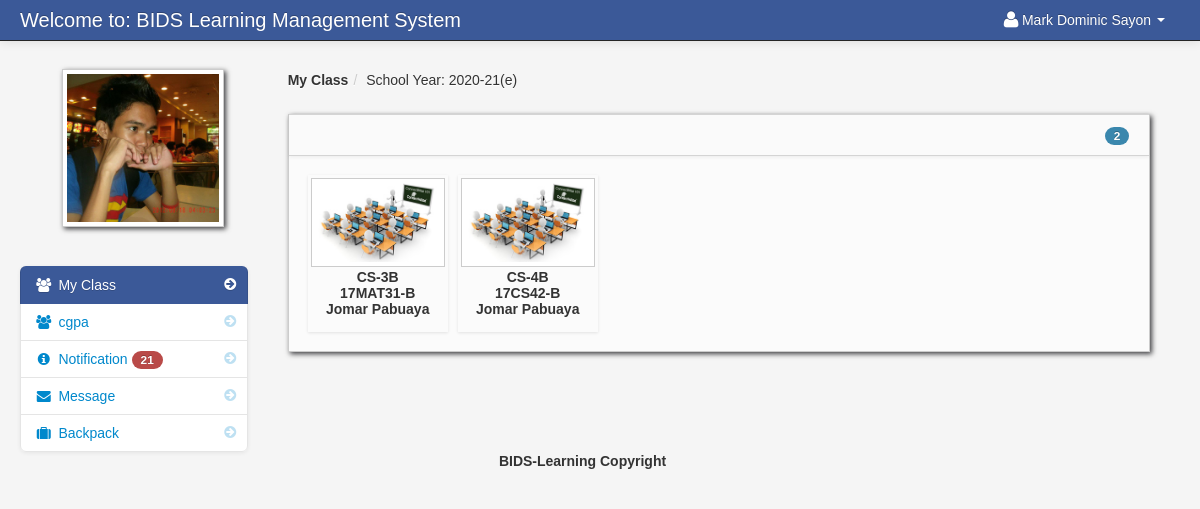
The page /dashboard_student.php (signed in) on the database its author committed.
### tables this page shows
CREATE TABLE `student` (
  `student_id` int(11) NOT NULL,
  `firstname` varchar(100) NOT NULL,
  `lastname` varchar(100) NOT NULL,
  `dob` int(25) NOT NULL,
  `class_id` int(11) NOT NULL,
  `did` int(11) NOT NULL,
  `username` varchar(100) NOT NULL,
  `password` varchar(100) NOT NULL,
  `location` varchar(100) NOT NULL,
  `status` varchar(100) NOT NULL,
  `per_no` varchar(25) NOT NULL,
  `gua_no` varchar(25) NOT NULL,
  `rollno` int(11) NOT NULL,
  `assig_status` int(11) NOT NULL
);

CREATE TABLE `school_year` (
  `school_year_id` int(11) NOT NULL,
  `school_year` varchar(100) NOT NULL
);

CREATE TABLE `teacher_class_student` (
  `teacher_class_student_id` int(11) NOT NULL,
  `teacher_class_id` int(11) NOT NULL,
  `student_id` int(11) NOT NULL,
  `teacher_id` int(11) NOT NULL
);

CREATE TABLE `teacher_class` (
  `teacher_class_id` int(11) NOT NULL,
  `teacher_id` int(11) NOT NULL,
  `class_id` int(11) NOT NULL,
  `subject_id` int(11) NOT NULL,
  `thumbnails` varchar(100) NOT NULL,
  `school_year` varchar(100) NOT NULL,
  `department_id` int(20) NOT NULL
);

CREATE TABLE `class` (
  `class_id` int(11) NOT NULL,
  `class_name` varchar(100) NOT NULL,
  `did` int(20) NOT NULL
);

CREATE TABLE `subject` (
  `subject_id` int(11) NOT NULL,
  `subject_code` varchar(100) NOT NULL,
  `subject_title` varchar(100) NOT NULL,
  `category` varchar(100) NOT NULL,
  `description` longtext NOT NULL,
  `unit` int(11) NOT NULL,
  `Pre_req` varchar(100) NOT NULL,
  `semester` varchar(100) NOT NULL,
  `cid` int(20) NOT NULL
);

CREATE TABLE `teacher` (
  `teacher_id` int(11) NOT NULL,
  `username` varchar(100) NOT NULL,
  `password` varchar(200) NOT NULL,
  `firstname` varchar(100) NOT NULL,
  `lastname` varchar(100) NOT NULL,
  `department_id` int(11) NOT NULL,
  `location` varchar(200) NOT NULL,
  `about` varchar(500) NOT NULL,
  `teacher_status` varchar(20) NOT NULL,
  `teacher_stat` varchar(100) NOT NULL
);

### session.php (called while the page is built, shortened)
<?php
$session_id=$_SESSION['id'];
?>

### count.php (called while the page is built)
<?php
	$school_year_query = mysqli_query($conn,"select * from school_year order by school_year DESC")or die(mysqli_error());
	$school_year_query_row = mysqli_fetch_array($school_year_query);
	$school_year = $school_year_query_row['school_year'];
	?>
	<?php $query_yes = mysqli_query($conn,"select * from teacher_class_student
LEFT JOIN teacher_class ON teacher_class.teacher_class_id = teacher_class_student.teacher_class_id
LEFT JOIN class ON class.class_id = teacher_class.class_id
LEFT JOIN subject ON subject.subject_id = teacher_class.subject_id
LEFT JOIN teacher ON teacher.teacher_id = teacher_class_student.teacher_id
JOIN notification ON notification.teacher_class_id = teacher_class.teacher_class_id
where teacher_class_student.student_id = '$session_id' and school_year = '$school_year'   order by notification.date_of_notification DESC
")or die(mysqli_error());
$count_no = mysqli_num_rows($query_yes);
         ?>
<?php $query_no = mysqli_query($conn,"select * from notification
LEFT JOIN notification_read ON notification_read.notification_id = notification.notification_id
where notification_read.student_id  = '$session_id'
")or die(mysqli_error());
$count_yes = mysqli_num_rows($query_no);
         ?>
<?php $not_read = $count_no -  $count_yes; ?>

### dashboard_student.php (the view, shortened to what this page needs)
<?php include('header_dashboard.php'); ?>
<?php include('session.php'); ?>
    <body>
		<?php include('navbar_student.php'); ?>
        <div class="container-fluid">
            <div class="row-fluid">
				<?php include('student_sidebar.php'); ?>
                <div class="span9" id="content">
                     <div class="row-fluid">
					     <ul class="breadcrumb">
						<?php
						$school_year_query = mysqli_query($conn,"select * from school_year order by school_year DESC")or die(mysqli_error());
						$school_year_query_row = mysqli_fetch_array($school_year_query);
						$school_year = $school_year_query_row['school_year'];
						?>
							<li><a href="#"><b>My Class</b></a><span class="divider">/</span></li>
							<li><a href="#">School Year: <?php echo $school_year_query_row['school_year']; ?></a></li>
						</ul>
                        <div class="block">
                            <div class="navbar navbar-inner block-header">
                                <div id="" class="muted pull-right">
									<?php $query = mysqli_query($conn,"select * from teacher_class_student
														LEFT JOIN teacher_class ON teacher_class.teacher_class_id = teacher_class_student.teacher_class_id
														LEFT JOIN class ON class.class_id = teacher_class.class_id
														LEFT JOIN subject ON subject.subject_id = teacher_class.subject_id
														LEFT JOIN teacher ON teacher.teacher_id = teacher_class.teacher_id
														where student_id = '$session_id' and school_year = '$school_year'
														")or die(mysqli_error());
														$count = mysqli_num_rows($query);
									?>
												<span class="badge badge-info"><?php echo $count; ?></span>
								</div>
                            </div>
                            <div class="block-content collapse in">
                                <div class="span12">
  										<ul	 id="da-thumbs" class="da-thumbs">
													<?php
														if ($count != '0'){
														while($row = mysqli_fetch_array($query)){
														$id = $row['teacher_class_id'];
													?>
											<li>
												<a href="my_classmates.php<?php echo '?id='.$id; ?>">
														<img src ="<?php echo $row['thumbnails'] ?>" width="124" height="140" class="img-polaroid">
												</a>
												<p class="class"><?php echo $row['class_name']; ?></p>
												<p class="subject"><?php echo $row['subject_code']; ?></p>
												<p class="subject"><?php echo $row['firstname']." ".$row['lastname']?></p>
											</li>
									<?php }}else{ ?>
									<div class="alert alert-info"><i class="icon-info-sign"></i> You are currently not enroll to your class</div>
									<?php } ?>
									</ul>
                                </div>
                            </div>
                        </div>
                    </div>
                </div>
            </div>
		<?php include('footer.php'); ?>
        </div>
		<?php include('script.php'); ?>
    </body>
</html>

### navbar_student.php (shortened to what this page needs)
<div class="navbar navbar-fixed-top navbar-inverse">
        <div class="navbar-inner">
            <div class="container-fluid">
                <a class="brand" href="#">Welcome to: BIDS Learning Management System</a>
					<div class="nav-collapse collapse">
						<ul class="nav pull-right">
							<?php $query= mysqli_query($conn,"select * from student where student_id = '$session_id'")or die(mysqli_error());
									$row = mysqli_fetch_array($query);
							?>
							<li class="dropdown">
								<a href="#" role="button" class="dropdown-toggle" data-toggle="dropdown"> <i class="icon-user icon-large"></i><?php echo $row['firstname']." ".$row['lastname'];  ?> <i class="caret"></i></a>
							</li>
						</ul>
					</div>
            </div>
        </div>
</div>

### student_sidebar.php (shortened to what this page needs)
<div class="span3" id="sidebar">
					<img id="avatar" class="img-polaroid" src="admin/<?php echo $row['location']; ?>">
					<?php include('count.php'); ?>
		<ul class="nav nav-list bs-docs-sidenav nav-collapse collapse">
			<li class="active"><a href="dashboard_student.php"><i class="icon-chevron-right"></i><i class="icon-group"></i>&nbsp;My Class</a></li>
			<li class=""><a href="cgpa.php"><i class="icon-chevron-right"></i><i class="icon-group"></i>&nbsp;cgpa</a></li>
			<li class="">
				<a href="student_notification.php"><i class="icon-chevron-right"></i><i class="icon-info-sign"></i>&nbsp;Notification
				<?php if($not_read == '0'){
				}else{ ?>
					<span class="badge badge-important"><?php echo $not_read; ?></span>
				<?php } ?>
				</a>
			</li>
			<li class="">
			<a href="student_message.php"><i class="icon-chevron-right"></i><i class="icon-envelope-alt"></i>&nbsp;Message
			</a>
			</li>
			 <li class=""><a href="backpack.php"><i class="icon-chevron-right"></i><i class="icon-suitcase"></i>&nbsp;Backpack</a></li>
		</ul>
</div>

### admin/assets/styles.css (style rules this page uses)
body { padding-top: 60px; padding-bottom: 40px; background-color: #f5f5f5; }
#content { margin-left:0px; }
.breadcrumb { margin: 0 0 0px; padding: 10px 0px; background-color: transparent; }
.block { background: url("../images/pixel-60fff.png") repeat scroll 0 0 rgba(0, 0, 0, 0) !important; border: 1px solid #ccc; background: white; margin: 1em 0em; border-top: none; -webkit-box-shadow: 2px 2px 5px rgba(0, 0, 6, 0.75); -moz-box-shadow: 2px 2px 5px rgba(0, 0, 6, 0.75); box-shadow: 2px 2px 5px rgba(0, 0, 6, 0.75); }
.block-content { margin: 1em; min-height: .25em; }
.block-header { margin-bottom: 0px; border-right: none; border-left: none; -webkit-border-radius: 0px; -moz-border-radius: 0px; border-radius: 0px; }
.block-header div { padding-top: 10px; }
.bs-docs-sidenav { max-width: 228px; margin: 30px 0 0; padding: 0; background-color: #fff; -webkit-border-radius: 6px; -moz-border-radius: 6px; border-radius: 6px; -webkit-box-shadow: 0 1px 4px rgba(0,0,0,.065); -moz-box-shadow: 0 1px 4px rgba(0,0,0,.065); box-shadow: 0 1px 4px rgba(0,0,0,.065); }
.bs-docs-sidenav > li > a { display: block; width: 190px \9; margin: 0 0 -1px; padding: 8px 14px; border: 1px solid #e5e5e5; }
.bs-docs-sidenav > li:first-child > a { -webkit-border-radius: 6px 6px 0 0; -moz-border-radius: 6px 6px 0 0; border-radius: 6px 6px 0 0; }
.bs-docs-sidenav > li:last-child > a { -webkit-border-radius: 0 0 6px 6px; -moz-border-radius: 0 0 6px 6px; border-radius: 0 0 6px 6px; }
.bs-docs-sidenav > .active > a { position: relative; z-index: 2; padding: 9px 15px; border: 0; text-shadow: 0 1px 0 rgba(0,0,0,.15); -webkit-box-shadow: inset 1px 0 0 rgba(0,0,0,.1), inset -1px 0 0 rgba(0,0,0,.1); -moz-box-shadow: inset 1px 0 0 rgba(0,0,0,.1), inset -1px 0 0 rgba(0,0,0,.1); box-shadow: inset 1px 0 0 rgba(0,0,0,.1), inset -1px 0 0 rgba(0,0,0,.1); }
.bs-docs-sidenav .icon-chevron-right { float: right; margin-top: 2px; margin-right: -6px; opacity: .25; }
.bs-docs-sidenav .active .icon-chevron-right, .bs-docs-sidenav .active a:hover .icon-chevron-right { opacity: 1; }

### admin/assets/style.css (style rules this page uses)
.da-thumbs { float: left; list-style: none outside none; margin: 0; padding: 0; position: relative; }
.da-thumbs li { float: left; margin: 5px; padding: 3px; position: relative; box-shadow: 0 1px 3px rgba(0,0,0,0.1); }
.da-thumbs li a, .da-thumbs li a img { display: block; position: relative; }
.da-thumbs li a { overflow: hidden; }
.class { font-family: helvetica !important; font-weight: bold; text-align: center; }
.subject { font-family: helvetica !important; font-weight: bold; text-align: center; margin-top: -14px; }

### rows shown on the page
student: firstname "Mark Dominic", lastname "Sayon", location (picture)
school_year: school_year "2020-21(e)"
teacher_class_student: teacher_class.thumbnails (picture), class.class_name "CS-3B", subject.subject_code "17MAT31-B", teacher.firstname "Jomar", teacher.lastname "Pabuaya"
teacher_class_student: teacher_class.thumbnails (picture), class.class_name "CS-4B", subject.subject_code "17CS42-B", teacher.firstname "Jomar", teacher.lastname "Pabuaya"

### other values the page prints
$not_read "21"
$count "2"
